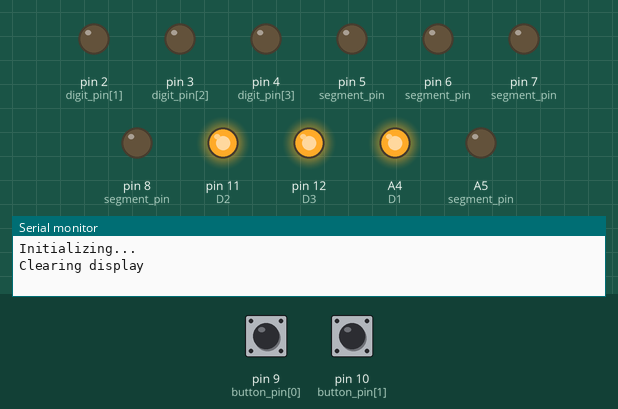
Bench run of a sketch on a simulated Arduino Uno, built with avr-gcc and run on an emulated ATmega328P. On the bench: output pins drawn as LEDs (lit = HIGH), the last lines printed to the serial monitor. The inputs (shaded band) are chosen by the test bench; at power-on: pin 9 (button_pin[0]) HIGH, pin 10 (button_pin[1]) HIGH. Pins used as bus, display or sensor lines are not drawn.

Above: at 1.2 s.
1.3 s: pin 9 (button_pin[0]) pulled LOW for 0.15 s
At 1.8 s:
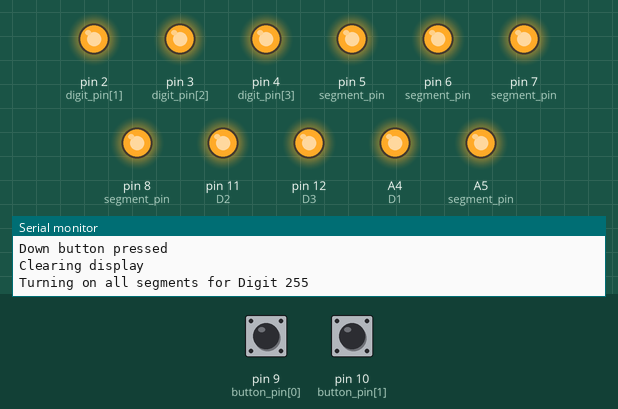
2.9 s: pin 10 (button_pin[1]) pulled LOW for 0.15 s
At 4.1 s:
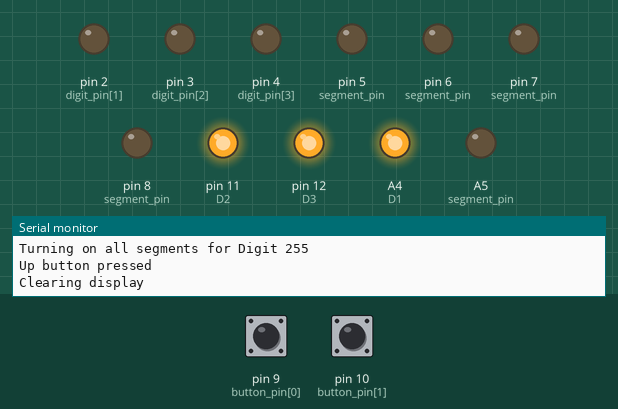
4.5 s: pin 10 (button_pin[1]) pulled LOW for 1 s
At 5.4 s:
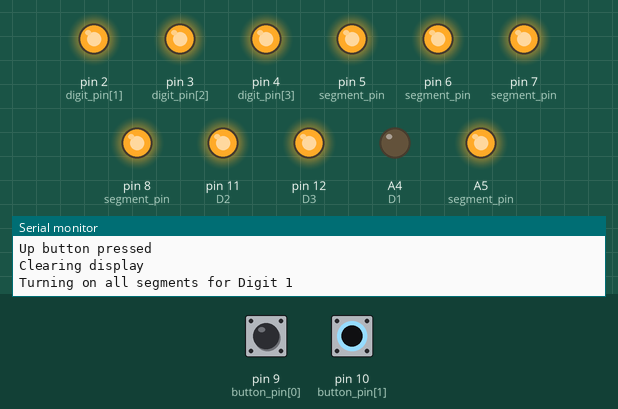
7.0 s: pin 10 (button_pin[1]) pulled LOW for 0.15 s
At 8.2 s:
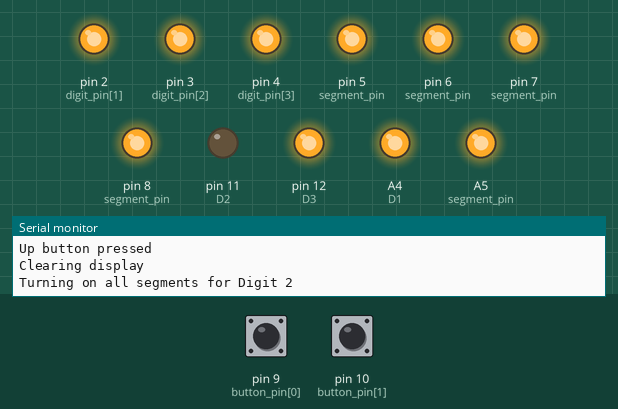
8.6 s: pin 10 (button_pin[1]) pulled LOW for 3.2 s
At 9.7 s:
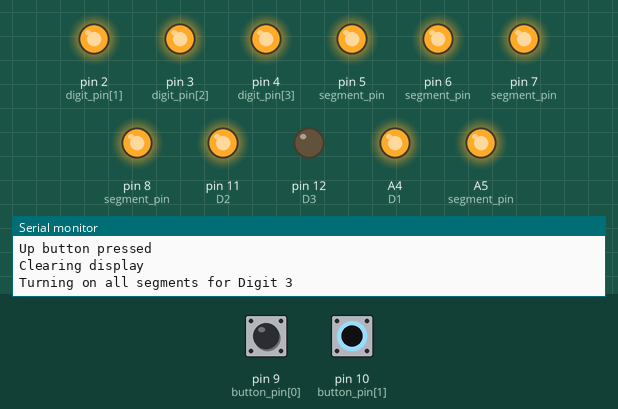
13.3 s: pin 9 (button_pin[0]) pulled LOW for 1 s
At 14.5 s:
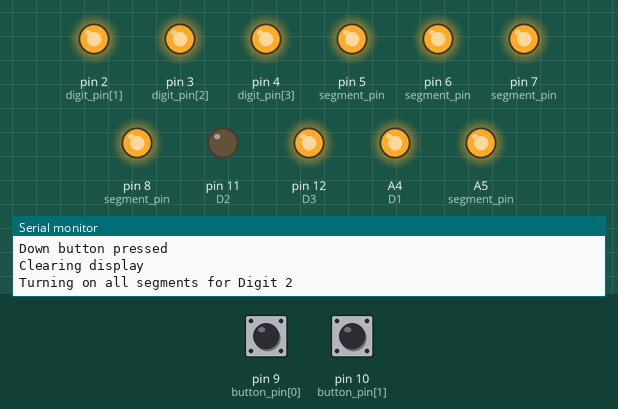
Timing chart, 0 to 16.3 s (numbered marks = the images above; inputs shaded):
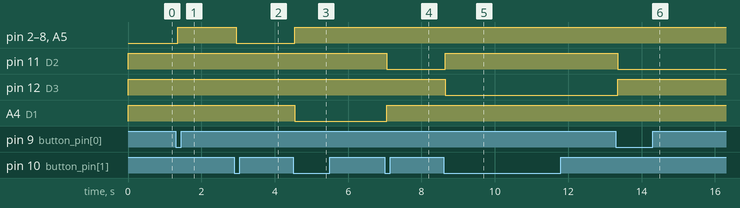

The sketch:

TestDisplay328P.ino
```cpp
// Digit Pins
#define D1 A4
#define D2 11
#define D3 12
#define D4 13

// Segment Pins
#define A 2
#define B 3
#define C 4
#define D 5
#define E 6
#define F 7
#define G 8
#define P A5

const byte num_digits = 4;
const byte num_segments = 7+1;

byte digit_pin[] = {D1, D2, D3, D4};
byte segment_pin[] = {A, B, C, D, E, F, G, P};

// Buttons
#define DOWN 0
#define UP 1

byte button_pin[] = {9, 10};
byte last_reading[] = {HIGH, HIGH};
byte last_state[] = {HIGH, HIGH};
unsigned long last_debounce_time[] = {0, 0};
unsigned long debounce_delay = 50;
byte sel_digit = 0;

#define E_SEGS 10
#define F_SEGS 11
#define r_SEGS 12

bool num_segs[][8] = {
  // A      B      C      D      E      F      G      *
  { true,  true,  true,  true,  true,  true, false, false}, // 0
  {false,  true,  true, false, false, false, false, false}, // 1
  { true,  true, false,  true,  true, false,  true, false}, // 2
  { true,  true,  true,  true, false, false,  true, false}, // 3
  {false,  true,  true, false, false,  true,  true, false}, // 4
  { true, false,  true,  true, false,  true,  true, false}, // 5
  { true, false,  true,  true,  true,  true,  true, false}, // 6
  { true,  true,  true, false, false, false, false, false}, // 7
  { true,  true,  true,  true,  true,  true,  true, false}, // 8
  { true,  true,  true,  true, false,  true,  true, false}, // 9
  { true, false, false,  true,  true,  true,  true, false}, // E
  { true, false, false, false,  true,  true,  true, false}, // F
  {false, false, false, false,  true, false,  true, false} // r
};

void setup() {
  Serial.begin(115200);
  Serial.println("\nInitializing...");

  for (int s = 0; s < num_segments; s++) {
    pinMode(segment_pin[s], OUTPUT);
  }
  for (int d = 0; d < num_digits; d++) {
    pinMode(digit_pin[d], OUTPUT);
  }

  clear_display();

  pinMode(button_pin[DOWN], INPUT_PULLUP);
  pinMode(button_pin[UP], INPUT_PULLUP);
}


void loop() {
  int bs = buttonPressed(DOWN);
  if (bs) {
    Serial.println("Down button pressed");
    sel_digit--;
    if (sel_digit < 0) sel_digit = num_digits;
    update_display();
  }
  else {
    bs = buttonPressed(UP);
    if (bs) {
      Serial.println("Up button pressed");
      sel_digit++;
      if (sel_digit > num_digits) sel_digit = 0;
      update_display();
    }
  }
}

bool buttonPressed(int button) {
  int reading = digitalRead(button_pin[button]);
  if (reading != last_reading[button]) {
    last_debounce_time[button] = millis();
  }
  last_reading[button] = reading;
  if ((millis() - last_debounce_time[button]) > debounce_delay) {
    if (last_state[button] != reading) {
      last_state[button] = reading;
      return (reading == LOW);
    }
  }
  return false;
}

void update_display() {
  clear_display();

  if (sel_digit > 0) {
    Serial.print("Turning on all segments for Digit ");
    Serial.println(sel_digit);
    for (int s = 0; s < num_segments; s++) {
      digitalWrite(segment_pin[s], HIGH);
    }
    digitalWrite(digit_pin[sel_digit-1], LOW);
  }
}

void clear_display() {
  Serial.println("Clearing display");
  for (int d = 0; d < num_digits; d++) {
    digitalWrite(digit_pin[d], HIGH);
  }
  for (int s = 0; s < num_segments; s++) {
    digitalWrite(segment_pin[s], LOW);
  }
}
```

Measured:
- after the input at 1.3 s, pin 2 (digit_pin[1]), pin 3 (digit_pin[2]), pin 4 (digit_pin[3]), pin 5 (segment_pin), pin 6 (segment_pin), pin 7 (segment_pin), pin 8 (segment_pin), A5 (segment_pin): LOW → HIGH after 0.05 s
- after the input at 2.9 s, pin 2 (digit_pin[1]), pin 3 (digit_pin[2]), pin 4 (digit_pin[3]), pin 5 (segment_pin), pin 6 (segment_pin), pin 7 (segment_pin), pin 8 (segment_pin), A5 (segment_pin): HIGH → LOW after 0.05 s
- after the input at 4.5 s, pin 2 (digit_pin[1]), pin 3 (digit_pin[2]), pin 4 (digit_pin[3]), pin 5 (segment_pin), pin 6 (segment_pin), pin 7 (segment_pin), pin 8 (segment_pin), A5 (segment_pin): LOW → HIGH after 0.05 s; A4 (D1): HIGH → LOW after 0.05 s
- after the input at 7.0 s, pin 11 (D2): HIGH → LOW after 0.05 s; A4 (D1): LOW → HIGH after 0.05 s
- after the input at 8.6 s, pin 11 (D2): LOW → HIGH after 0.05 s; pin 12 (D3): HIGH → LOW after 0.05 s
- after the input at 13.3 s, pin 11 (D2): HIGH → LOW after 0.05 s; pin 12 (D3): LOW → HIGH after 0.05 s
